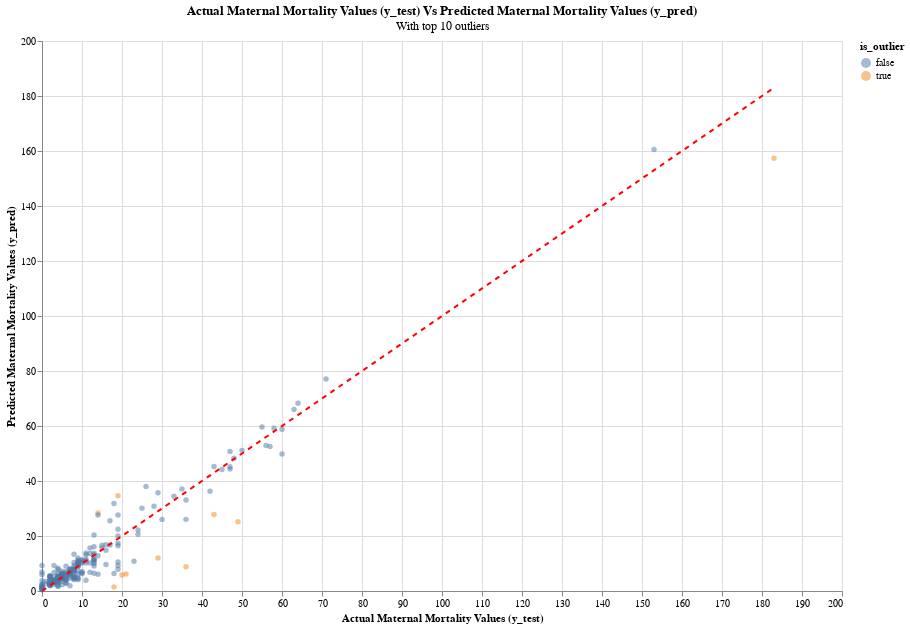

This figure's notebook cell:
### Code cell
final_chart_interactive

### Figure 1 — Vega-Lite specification as saved in the notebook (floating-point values rounded to 4 significant figures; data arrays with more than 128 entries replaced by an {"elided": "..."} marker saying what was removed)
{"config": {"view": {"continuousWidth": 300, "continuousHeight": 300}}, "layer": [{"data": {"name": "data-1fb96d771da01d0ddc586a77ca1bff86"}, "mark": {"type": "circle", "opacity": 0.5}, "encoding": {"color": {"field": "is_outlier", "type": "nominal"}, "tooltip": [{"field": "y_test", "type": "quantitative"}, {"field": "y_pred", "type": "quantitative"}], "x": {"field": "y_test", "title": "Actual Maternal Mortality Values (y_test)", "type": "quantitative"}, "y": {"field": "y_pred", "title": "Predicted Maternal Mortality Values (y_pred)", "type": "quantitative"}}}, {"data": {"name": "data-858b987bc9e37c7ec80883a576256685"}, "mark": {"type": "line", "color": "red", "strokeDash": [5, 5]}, "encoding": {"x": {"field": "y_test", "type": "quantitative"}, "y": {"field": "y_pred", "type": "quantitative"}}}], "height": 550, "title": {"text": "Actual Maternal Mortality Values (y_test) Vs Predicted Maternal Mortality Values (y_pred)", "subtitle": "With top 10 outliers"}, "width": 800, "$schema": "https://vega.github.io/schema/vega-lite/v5.15.1.json", "datasets": {"data-1fb96d771da01d0ddc586a77ca1bff86": {"elided": "231 records"}, "data-858b987bc9e37c7ec80883a576256685": [{"y_test": 0.0, "y_pred": 0.0}, {"y_test": 183.0, "y_pred": 183.0}]}}
